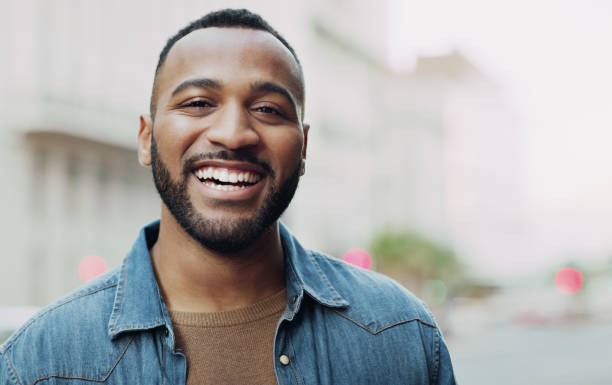
#> input picture Pictures/smile.jpg, 612 x 385 px
$ python main.py Pictures/smile.jpg
#> lines starting #> are read from the running program, lines starting #| are printed output that depends on the picture; after the words box and inside, x2 and y2 are one past the last pixel; in counts of white or black regions, pixels touching at a corner belong together
import cv2
import sys
import PIL
from PIL import Image

""" So for this code the red box around the mouth or eyes of the individual signifies that the detector registers a "smile" in the image. """


# Load the cascade
face_cascade = cv2.CascadeClassifier('haarcascade_frontalface_default.xml')
eye_cascade = cv2.CascadeClassifier('haarcascade_eye.xml')
smile_cascade = cv2.CascadeClassifier('haarcascade_smile.xml')

#faces  = face_cascade.detectMultiScale(gray, 1.3, 5)

#Detection function
def detect(gray, image):
    faces = face_cascade.detectMultiScale(gray, 1.3, 5)
    for (x, y, w, h) in faces:
        cv2.rectangle(image, (x, y), ((x + w), (y + h)), (255, 0, 0), 2)
        roi_gray = gray[y:y + h, x:x + w]
        roi_color = image[y:y + h, x:x + w]
        smiles = smile_cascade.detectMultiScale(roi_gray, 1.8, 20)

        for (sx, sy, sw, sh) in smiles:
            cv2.rectangle(roi_color, (sx, sy), ((sx + sw), (sy + sh)), (0, 0, 255), 2)
    return image


#Comment this in when code is altered for use in website
pic = sys.argv[1]
image = cv2.imread( pic )
#> image is the input picture: shape (385, 612, 3); mean B, G, R 174.4, 174.9, 175.3


#Comment this out when code is altered for use in website
#Aslo change the image name depending on which image is being used
"""image = cv2.imread("Pictures\smile.jpg")"""

# To capture image in monochrome
gray = cv2.cvtColor(image, cv2.COLOR_BGR2GRAY)
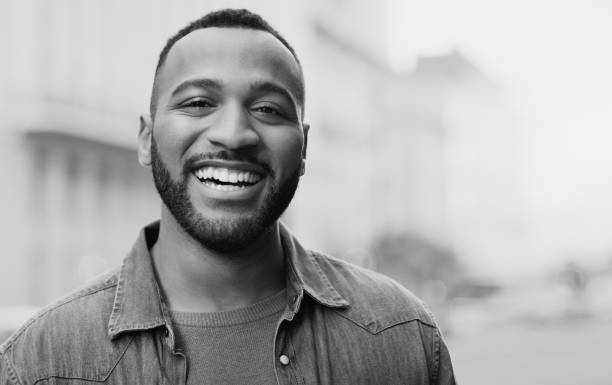
#> gray: shape (385, 612); min 0, max 242, mean 175

# calls the detect() function
canvas = detect(gray, image)
#> in detect, `faces = face_cascade.detectMultiScale(gray, 1.3, 5)`: faces = [[149, 35, 175, 175]]
#> the loop in detect, `for (x, y, w, h) in faces:` made 1 pass
#> (x, y, w, h, smiles) on pass 1: (149, 35, 175, 175, [[19, 107, 117, 58]])
#> pass 1, in detect, `roi_gray = gray[y:y + h, x:x + w]`:
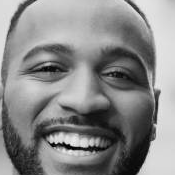
#> roi_gray: shape (175, 175); min 1, max 240, mean 135.6
#> pass 1, in detect, `roi_color = image[y:y + h, x:x + w]`:
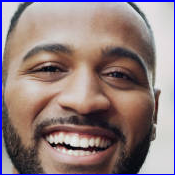
#> roi_color: shape (175, 175, 3); mean B, G, R 125, 124.6, 144.1
#> after the loop in detect, `for (x, y, w, h) in faces:`:
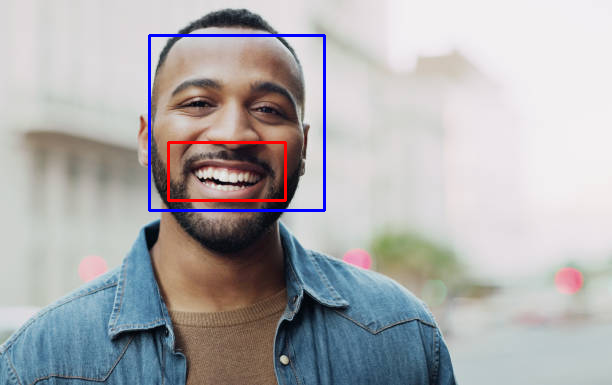
#> image: shape (385, 612, 3); 1.33% of pixels changed, all inside (x1, y1, x2, y2) = (148, 34, 326, 212)
#> after the loop in detect, `for (x, y, w, h) in faces:`:
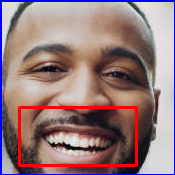
#> roi_color: shape (175, 175, 3); 3.42% of pixels changed, all inside (x1, y1, x2, y2) = (18, 106, 138, 167)

#Comment this out when code is altered for use in website
"""cv2.imshow("smile",canvas)"""

#Comment this in when code is altered for use in website
cv2.imwrite(pic,canvas)

#Comment this out when code is altered for use in website
"""cv2.waitKey(0)"""
